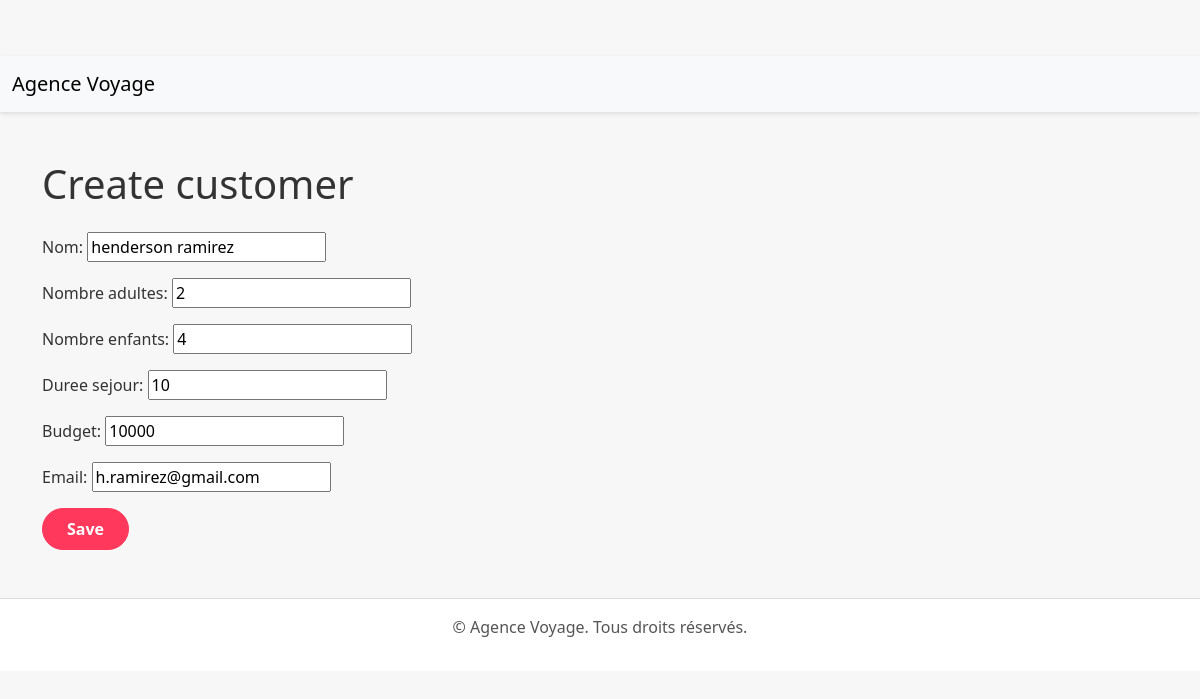
Screenshot of /gerer_client/6/ (signed in) with the database file from the repository.
### reservations/models.py (models this page shows, shortened)
class Client(models.Model) :
    nom = models.CharField(max_length=255)
    nombre_adultes = models.PositiveIntegerField()
    nombre_enfants = models.PositiveIntegerField()
    duree_sejour =  models.PositiveIntegerField()
    budget = models.PositiveIntegerField()
    email = models.EmailField(max_length=255, unique=True, blank=True, null=True)

### reservations/views.py (the view)
# urls.py: path('gerer_client/', views.gerer_client, name='gerer_client'),
@login_required
def gerer_client(request, client_id=None):
    client = get_object_or_404(Client, id=client_id) if client_id else None
    if request.method == "POST":
        form = ClientForm(request.POST, instance=client)
        if form.is_valid():
            form.save()
            return redirect('afficher_clients_page')
    else:
        form = ClientForm(instance=client)
    return render(request, 'reservations/gerer_client.html', {'form': form})

### reservations/forms.py
class ClientForm(forms.ModelForm):
    class Meta:
        model = Client
        fields = "__all__"

### reservations/templates/reservations/gerer_client.html (shortened to what this page needs)
{% extends "base.html" %}
{% block content %}
<h1>Create customer</h1>
<form method="post" class="mt-4">
    {{ form.as_p }}
    <button type="submit" class="btn btn-primary">Save</button>
</form>
{% endblock %}

### reservations/templates/reservations/static/css/styles.css (style rules this page uses)
body { font-family: 'Segoe UI', Tahoma, Geneva, Verdana, sans-serif; background-color: #f7f7f7; color: #333; padding-top: 56px; }
.btn-primary { background-color: #ff385c; border-color: #ff385c; font-weight: bold; border-radius: 50px; padding: 0.5rem 1.5rem; }

### rows the page displays
Client: nom "henderson ramirez", nombre_adultes "2", nombre_enfants "4", duree_sejour "10", budget "10000", email "h.ramirez@gmail.com"
